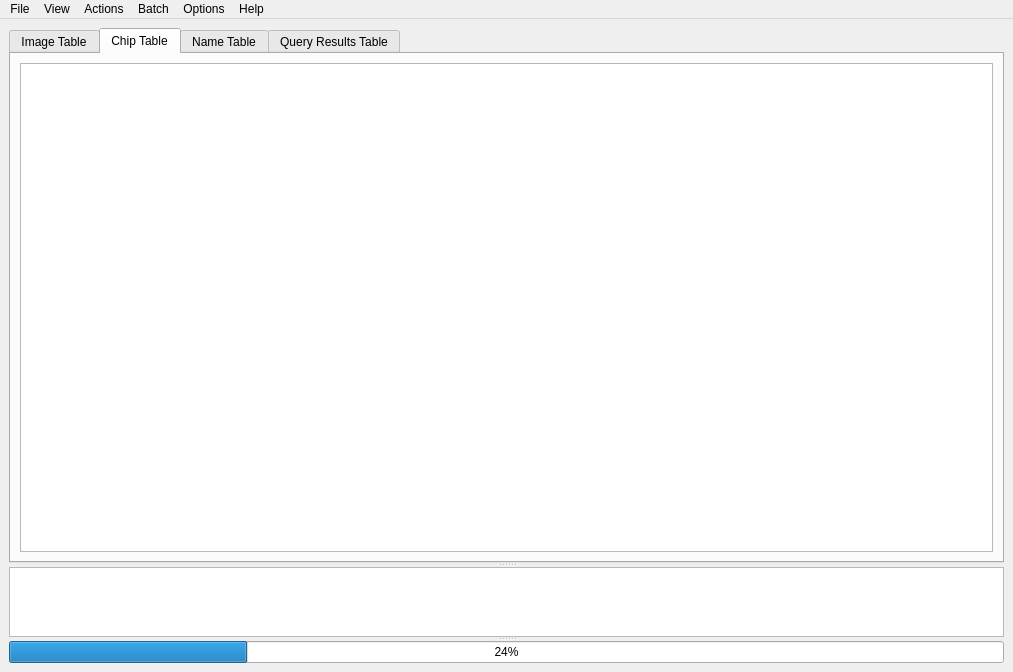
<?xml version="1.0" encoding="UTF-8"?>
<ui version="4.0">
 <class>mainSkel</class>
 <widget class="QMainWindow" name="mainSkel">
  <property name="geometry">
   <rect>
    <x>0</x>
    <y>0</y>
    <width>1013</width>
    <height>672</height>
   </rect>
  </property>
  <property name="windowTitle">
   <string>HotSpotter</string>
  </property>
  <property name="unifiedTitleAndToolBarOnMac">
   <bool>false</bool>
  </property>
  <widget class="QWidget" name="centralwidget">
   <layout class="QVBoxLayout" name="verticalLayout">
    <item>
     <widget class="QSplitter" name="splitter">
      <property name="orientation">
       <enum>Qt::Vertical</enum>
      </property>
      <widget class="QTabWidget" name="tablesTabWidget">
       <property name="sizePolicy">
        <sizepolicy hsizetype="Expanding" vsizetype="Expanding">
         <horstretch>0</horstretch>
         <verstretch>10</verstretch>
        </sizepolicy>
       </property>
       <property name="minimumSize">
        <size>
         <width>0</width>
         <height>0</height>
        </size>
       </property>
       <property name="currentIndex">
        <number>1</number>
       </property>
       <widget class="QWidget" name="image_view">
        <property name="minimumSize">
         <size>
          <width>445</width>
          <height>0</height>
         </size>
        </property>
        <attribute name="title">
         <string>Image Table</string>
        </attribute>
        <layout class="QGridLayout" name="gridLayout_3">
         <item row="0" column="0">
          <layout class="QVBoxLayout" name="verticalLayout_2">
           <item>
            <widget class="QTableView" name="gxs_TBL">
             <property name="dragEnabled">
              <bool>false</bool>
             </property>
             <property name="sortingEnabled">
              <bool>true</bool>
             </property>
            </widget>
           </item>
          </layout>
         </item>
        </layout>
       </widget>
       <widget class="QWidget" name="chip_view">
        <attribute name="title">
         <string>Chip Table</string>
        </attribute>
        <layout class="QGridLayout" name="gridLayout_4">
         <item row="0" column="0">
          <layout class="QVBoxLayout" name="verticalLayout_3">
           <item>
            <widget class="QTableView" name="cxs_TBL">
             <property name="sizePolicy">
              <sizepolicy hsizetype="Expanding" vsizetype="Expanding">
               <horstretch>0</horstretch>
               <verstretch>0</verstretch>
              </sizepolicy>
             </property>
             <property name="sortingEnabled">
              <bool>true</bool>
             </property>
            </widget>
           </item>
          </layout>
         </item>
        </layout>
       </widget>
       <widget class="QWidget" name="name_view">
        <attribute name="title">
         <string>Name Table</string>
        </attribute>
        <layout class="QGridLayout" name="gridLayout">
         <item row="0" column="0">
          <widget class="QTableView" name="nxs_TBL"/>
         </item>
        </layout>
       </widget>
       <widget class="QWidget" name="result_view">
        <attribute name="title">
         <string>Query Results Table</string>
        </attribute>
        <layout class="QVBoxLayout" name="verticalLayout_5">
         <item>
          <layout class="QVBoxLayout" name="verticalLayout_4">
           <item>
            <widget class="QTableView" name="res_TBL">
             <property name="selectionMode">
              <enum>QAbstractItemView::ExtendedSelection</enum>
             </property>
             <property name="textElideMode">
              <enum>Qt::ElideLeft</enum>
             </property>
             <property name="sortingEnabled">
              <bool>true</bool>
             </property>
            </widget>
           </item>
          </layout>
         </item>
        </layout>
       </widget>
      </widget>
      <widget class="QTextEdit" name="outputEdit">
       <property name="sizePolicy">
        <sizepolicy hsizetype="Expanding" vsizetype="Expanding">
         <horstretch>0</horstretch>
         <verstretch>1</verstretch>
        </sizepolicy>
       </property>
       <property name="acceptRichText">
        <bool>false</bool>
       </property>
      </widget>
      <widget class="QProgressBar" name="progressBar">
       <property name="sizePolicy">
        <sizepolicy hsizetype="Expanding" vsizetype="Fixed">
         <horstretch>0</horstretch>
         <verstretch>1</verstretch>
        </sizepolicy>
       </property>
       <property name="value">
        <number>24</number>
       </property>
      </widget>
     </widget>
    </item>
   </layout>
  </widget>
  <widget class="QMenuBar" name="menubar">
   <property name="geometry">
    <rect>
     <x>0</x>
     <y>0</y>
     <width>1013</width>
     <height>23</height>
    </rect>
   </property>
   <property name="contextMenuPolicy">
    <enum>Qt::DefaultContextMenu</enum>
   </property>
   <property name="defaultUp">
    <bool>false</bool>
   </property>
   <property name="nativeMenuBar">
    <bool>false</bool>
   </property>
   <widget class="QMenu" name="menuFile">
    <property name="title">
     <string>File</string>
    </property>
   </widget>
   <widget class="QMenu" name="menuView">
    <property name="title">
     <string>View</string>
    </property>
   </widget>
   <widget class="QMenu" name="menuActions">
    <property name="title">
     <string>Actions</string>
    </property>
   </widget>
   <widget class="QMenu" name="menuBatch">
    <property name="title">
     <string>Batch</string>
    </property>
   </widget>
   <widget class="QMenu" name="menuOptions">
    <property name="title">
     <string>Options</string>
    </property>
   </widget>
   <widget class="QMenu" name="menuHelp">
    <property name="title">
     <string>Help</string>
    </property>
   </widget>
   <addaction name="menuFile"/>
   <addaction name="menuView"/>
   <addaction name="menuActions"/>
   <addaction name="menuBatch"/>
   <addaction name="menuOptions"/>
   <addaction name="menuHelp"/>
  </widget>
 </widget>
 <resources/>
 <connections/>
</ui>
